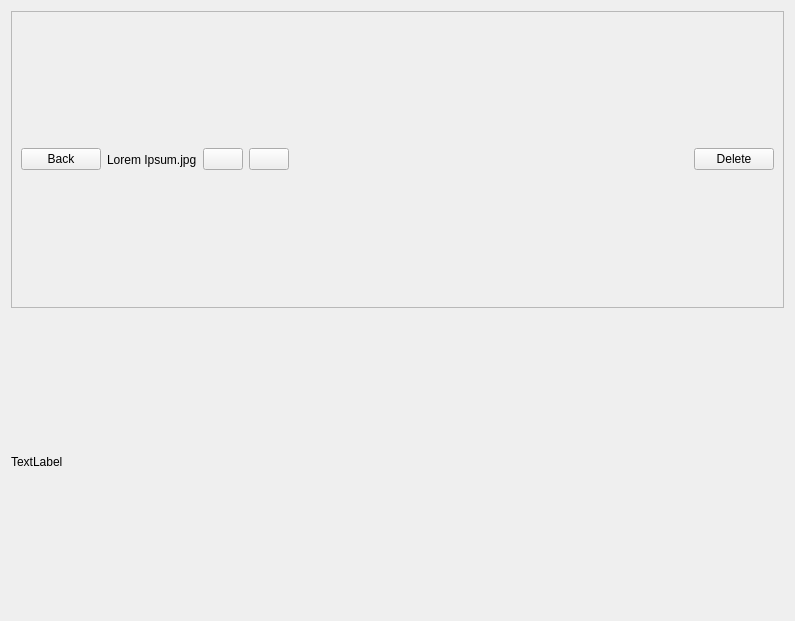
<?xml version="1.0" encoding="UTF-8"?>
<ui version="4.0">
 <class>PictureWidget</class>
 <widget class="QWidget" name="PictureWidget">
  <property name="geometry">
   <rect>
    <x>0</x>
    <y>0</y>
    <width>795</width>
    <height>621</height>
   </rect>
  </property>
  <property name="windowTitle">
   <string>Form</string>
  </property>
  <layout class="QVBoxLayout" name="verticalLayout">
   <item>
    <widget class="QFrame" name="frame">
     <property name="frameShape">
      <enum>QFrame::StyledPanel</enum>
     </property>
     <property name="frameShadow">
      <enum>QFrame::Raised</enum>
     </property>
     <layout class="QHBoxLayout" name="horizontalLayout">
      <item>
       <widget class="QPushButton" name="backButton">
        <property name="text">
         <string>Back</string>
        </property>
        <property name="icon">
         <iconset resource="resource.qrc">
          <normaloff>:/resources/resources/left.png</normaloff>:/resources/resources/left.png</iconset>
        </property>
       </widget>
      </item>
      <item>
       <widget class="QLabel" name="nameLabel">
        <property name="text">
         <string>Lorem Ipsum.jpg</string>
        </property>
       </widget>
      </item>
      <item>
       <widget class="QPushButton" name="previousButton">
        <property name="text">
         <string/>
        </property>
        <property name="icon">
         <iconset resource="resource.qrc">
          <normaloff>:/resources/resources/left.png</normaloff>:/resources/resources/left.png</iconset>
        </property>
       </widget>
      </item>
      <item>
       <widget class="QPushButton" name="nextButton">
        <property name="text">
         <string/>
        </property>
        <property name="icon">
         <iconset resource="resource.qrc">
          <normaloff>:/resources/resources/right.png</normaloff>:/resources/resources/right.png</iconset>
        </property>
       </widget>
      </item>
      <item>
       <spacer name="horizontalSpacer">
        <property name="orientation">
         <enum>Qt::Horizontal</enum>
        </property>
        <property name="sizeHint" stdset="0">
         <size>
          <width>40</width>
          <height>20</height>
         </size>
        </property>
       </spacer>
      </item>
      <item>
       <widget class="QPushButton" name="deleteButton">
        <property name="text">
         <string>Delete</string>
        </property>
        <property name="icon">
         <iconset resource="resource.qrc">
          <normaloff>:/resources/resources/remove.png</normaloff>:/resources/resources/remove.png</iconset>
        </property>
       </widget>
      </item>
     </layout>
    </widget>
   </item>
   <item>
    <widget class="QLabel" name="pictureLabel">
     <property name="text">
      <string>TextLabel</string>
     </property>
    </widget>
   </item>
  </layout>
 </widget>
 <resources>
  <include location="resource.qrc"/>
 </resources>
 <connections/>
</ui>
